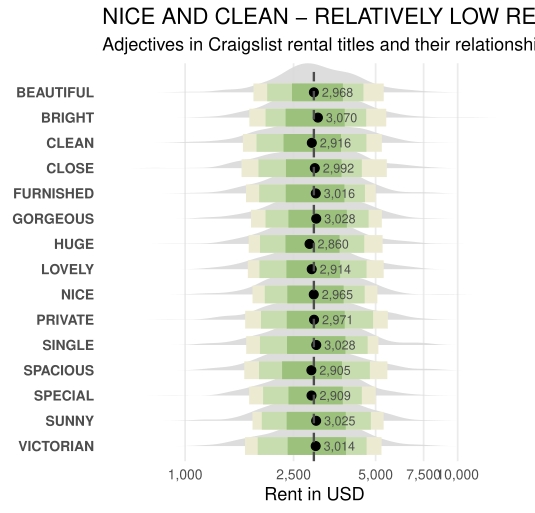

Reproduce this figure in R.


library(tidyverse)
library(ggridges)


# This is a ridgeline + quantile-interval + median dot chart.
# In ggplot2, it’s built by combining:
#   ggridges::geom_density_ridges() → grey distribution
# quantile bars (50%, 80%, 95%) → horizontal segments
# median point
# global median vertical line
# Below is a faithful ggplot2 reconstruction you can adapt to your data.



# Example data structure (matches chart logic)
# You need rent prices per adjective, not aggregated values.


set.seed(123)

df <- tibble(
  adjective = rep(c(
    "CLEAN","NICE","SPECIAL","SUNNY","CLOSE","BRIGHT","PRIVATE",
    "SPACIOUS","LOVELY","HUGE","BEAUTIFUL","VICTORIAN","SINGLE",
    "GORGEOUS","FURNISHED"
  ), each = 400),
  rent = rlnorm(6000, meanlog = 8, sdlog = 0.35)
)


# Compute summary statistics (quantiles + median)


stats <- df %>%
  group_by(adjective) %>%
  summarise(
    q05 = quantile(rent, 0.05),
    q10 = quantile(rent, 0.10),
    q25 = quantile(rent, 0.25),
    q50 = median(rent),
    q75 = quantile(rent, 0.75),
    q90 = quantile(rent, 0.90),
    q95 = quantile(rent, 0.95)
  )


# Global median (vertical dashed line)
global_median <- median(df$rent)




ggplot(df, aes(x = rent, y = fct_rev(adjective))) +
  
  # Distribution (grey ridgeline)
  geom_density_ridges(
    fill = "grey80",
    color = NA,
    alpha = 0.8,
    scale = 1.2
  ) +
  
  # 95% interval
  geom_segment(
    data = stats,
    aes(x = q05, xend = q95, y = adjective, yend = adjective),
    inherit.aes = FALSE,
    size = 6,
    color = "#ECEBD2"
  ) +
  
  # 80% interval
  geom_segment(
    data = stats,
    aes(x = q10, xend = q90, y = adjective, yend = adjective),
    inherit.aes = FALSE,
    size = 6,
    color = "#C7DDB0"
  ) +
  
  # 50% interval
  geom_segment(
    data = stats,
    aes(x = q25, xend = q75, y = adjective, yend = adjective),
    inherit.aes = FALSE,
    size = 6,
    color = "#9BC17C"
  ) +
  
  # Median point
  geom_point(
    data = stats,
    aes(x = q50, y = adjective),
    inherit.aes = FALSE,
    size = 2.5,
    color = "black"
  ) +
  
  # Global median line
  geom_vline(
    xintercept = global_median,
    linetype = "dashed",
    color = "grey30"
  ) +
  
  labs(
    title = "NICE AND CLEAN – RELATIVELY LOW RENT?",
    subtitle = "Adjectives used in Craigslist rental listings and their relation to rent",
    x = NULL,
    y = NULL
  ) +
  
  theme_minimal(base_size = 13) +
  theme(
    panel.grid.major.y = element_blank(),
    panel.grid.minor = element_blank(),
    axis.text.x = element_blank(),
    axis.ticks = element_blank()
  )

# 
# | Chart element   | ggplot layer              |
#   | --------------- | ------------------------- |
#   | Grey shape      | `geom_density_ridges()`   |
#   | 95% price range | `geom_segment(q05 → q95)` |
#   | 80% price range | `geom_segment(q10 → q90)` |
#   | 50% price range | `geom_segment(q25 → q75)` |
#   | Median dot      | `geom_point(q50)`         |
#   | Vertical median | `geom_vline()`            |
#   


# 
# Notes for production-quality match
# Use real rent values (not simulated)
# Adjust scale in geom_density_ridges() for spacing
# Use log-scale rents if long right tail:

# scale_x_log10()



# ----- Second method 


p=ggplot(df, aes(x = rent, y = fct_rev(adjective))) +
  
  # Grey rent distribution
  geom_density_ridges(
    fill = "grey85",
    color = NA,
    alpha = 0.9,
    scale = 1.15
  ) +
  
  # 95% range
  geom_segment(
    data = stats,
    aes(x = q05, xend = q95, y = adjective, yend = adjective),
    inherit.aes = FALSE,
    linewidth = 6,
    color = "#ECEBD2"
  ) +
  
  # 80% range
  geom_segment(
    data = stats,
    aes(x = q10, xend = q90, y = adjective, yend = adjective),
    inherit.aes = FALSE,
    linewidth = 6,
    color = "#C7DDB0"
  ) +
  
  # 50% range
  geom_segment(
    data = stats,
    aes(x = q25, xend = q75, y = adjective, yend = adjective),
    inherit.aes = FALSE,
    linewidth = 6,
    color = "#9BC17C"
  ) +
  
  # Median point
  geom_point(
    data = stats,
    aes(x = q50, y = adjective),
    inherit.aes = FALSE,
    size = 2.6,
    color = "black"
  ) +
  
  # Global median
  geom_vline(
    xintercept = global_median,
    linetype = "dashed",
    linewidth = 0.8,
    color = "grey30"
  ) +
  
  # Log scale (important for long tail)
  scale_x_log10(
    breaks = c(1000, 2500, 5000, 7500, 10000),
    labels = scales::comma
  ) +
  
  labs(
    title = "NICE AND CLEAN – RELATIVELY LOW RENT?",
    subtitle = "Adjectives in Craigslist rental titles and their relationship to rent",
    x = "Rent in USD",
    y = NULL
  ) +
  
  theme_minimal(base_size = 13) +
  theme(
    panel.grid.major.y = element_blank(),
    panel.grid.minor = element_blank(),
    axis.text.y = element_text(face = "bold"),
    axis.ticks = element_blank()
  )






# ============================= 3 with median legends display ========



ggplot(df, aes(x = rent, y = fct_rev(adjective))) +
  
  # Grey rent distribution
  geom_density_ridges(
    fill = "grey85",
    color = NA,
    alpha = 0.9,
    scale = 1.15
  ) +
  
  # 95% range
  geom_segment(
    data = stats,
    aes(x = q05, xend = q95, y = adjective, yend = adjective),
    inherit.aes = FALSE,
    linewidth = 6,
    color = "#ECEBD2"
  ) +
  
  # 80% range
  geom_segment(
    data = stats,
    aes(x = q10, xend = q90, y = adjective, yend = adjective),
    inherit.aes = FALSE,
    linewidth = 6,
    color = "#C7DDB0"
  ) +
  
  # 50% range
  geom_segment(
    data = stats,
    aes(x = q25, xend = q75, y = adjective, yend = adjective),
    inherit.aes = FALSE,
    linewidth = 6,
    color = "#9BC17C"
  ) +
  
  # Median point
  geom_point(
    data = stats,
    aes(x = q50, y = adjective),
    inherit.aes = FALSE,
    size = 2.6,
    color = "black"
  ) +
  
  # Median value label per adjective
  geom_text(
    data = stats,
    aes(
      x = q50 * 1.07,                 # push label slightly right (log-scale safe)
      y = adjective,
      label = scales::comma(round(q50))
    ),
    inherit.aes = FALSE,
    size = 3,
    color = "grey30",
    hjust = 0
  )+
  # Global median
  geom_vline(
    xintercept = global_median,
    linetype = "dashed",
    linewidth = 0.8,
    color = "grey30"
  ) +
  
  # Log scale (important for long tail)
  scale_x_log10(
    breaks = c(1000, 2500, 5000, 7500, 10000),
    labels = scales::comma
  ) +
  
  labs(
    title = "NICE AND CLEAN – RELATIVELY LOW RENT?",
    subtitle = "Adjectives in Craigslist rental titles and their relationship to rent",
    x = "Rent in USD",
    y = NULL
  ) +
  
  theme_minimal(base_size = 13) +
  theme(
    panel.grid.major.y = element_blank(),
    panel.grid.minor = element_blank(),
    axis.text.y = element_text(face = "bold"),
    axis.ticks = element_blank()
  )





# ================== 3.1rd method ============== patch work


bedrooms <- tibble(
  adjective = c(
    "CLEAN","NICE","SPECIAL","SUNNY","CLOSE","BRIGHT","PRIVATE",
    "SPACIOUS","LOVELY","HUGE","BEAUTIFUL","VICTORIAN","SINGLE",
    "GORGEOUS","FURNISHED"
  ),
  avg_bedrooms = c(1.9, 2.2, 1.7, 1.7, 2.0, 1.8, 1.8,
                   2.0, 2.2, 2.1, 2.3, 2.2, 3.0, 2.3, 1.8)
)


stats <- left_join(stats, bedrooms, by = "adjective")



# Step 2: Draw bedroom labels (left of plot)
geom_text(
  data = stats,
  aes(
    x = min(df$rent) * 0.75,
    y = adjective,
    label = paste0("(", avg_bedrooms, ")")
  ),
  inherit.aes = FALSE,
  size = 3.2,
  color = "grey30"
)



library(cowplot)


legend_plot <- ggplot() +
  
  # Distribution
  geom_density(
    aes(x = df$rent),
    fill = "grey85",
    color = NA
  ) +
  
  # Ranges
  geom_segment(aes(x = 2000, xend = 8000, y = 0, yend = 0),
               linewidth = 6, color = "#ECEBD2") +
  geom_segment(aes(x = 3000, xend = 7000, y = 0, yend = 0),
               linewidth = 6, color = "#C7DDB0") +
  geom_segment(aes(x = 4000, xend = 6000, y = 0, yend = 0),
               linewidth = 6, color = "#9BC17C") +
  
  # Median
  geom_point(aes(x = 5000, y = 0), size = 2.5) +
  
  annotate("text", x = 5000, y = 0.06, label = "Median", size = 3) +
  annotate("text", x = 3000, y = -0.08, label = "50%", size = 3) +
  annotate("text", x = 6000, y = -0.08, label = "80%", size = 3) +
  annotate("text", x = 7800, y = -0.08, label = "95%", size = 3) +
  
  scale_x_log10() +
  theme_void() +
  labs(title = "Legend")




final_plot <- ggdraw(p) +
  draw_plot(
    legend_plot,
    x = 0.62, y = 0.55,
    width = 0.33, height = 0.35
  )

final_plot
